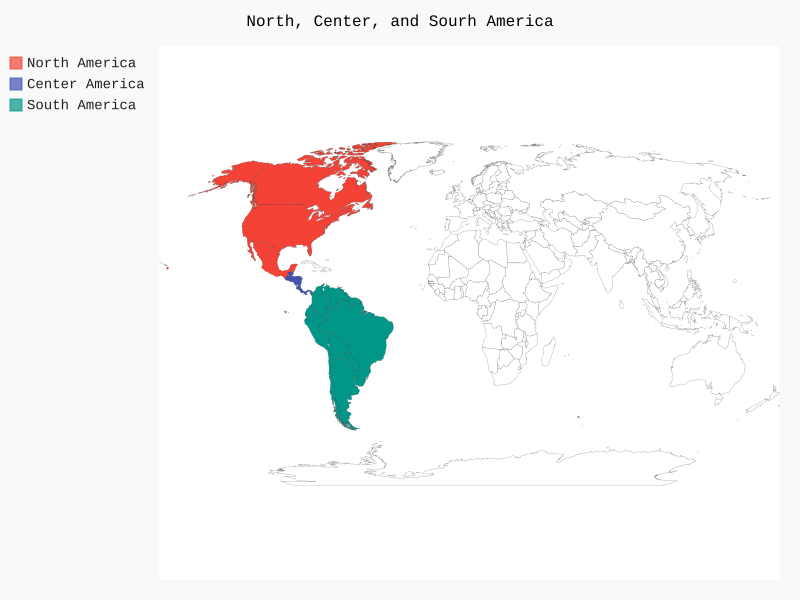

Generate this figure with Python:
import pygal

wm = pygal.maps.world.World()
wm.title = 'North, Center, and Sourh America'

wm.add('North America', ['ca', 'mx', 'us'])
wm.add('Center America', ['bz', 'cr', 'gt',
                          'hn', 'ni', 'pa', 'sv'])
wm.add('South America', ['ar', 'bo', 'br', 'cl',
                         'co', 'ec', 'gf', 'gy',
                         'pe', 'py', 'sr', 'uy',
                         've'])
wm.render_to_file('americas.svg')
